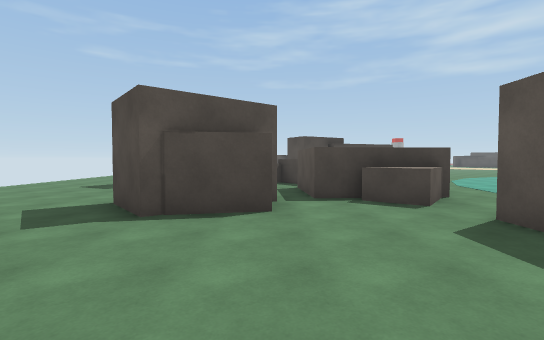
[1] (above)

20 first-person views from a walk through a Unity game level. The camera is 1.5 m above the floor, tilts 2° down and sees 85° across. The floor is counted in squares, 2 m on a side. Each view is taken from the middle of a square. On the plan, view 1 faces up. The plan holds only what a view shows up to about 10 squares ahead; the rest is blank. The place goes on beyond the plan.

[2]
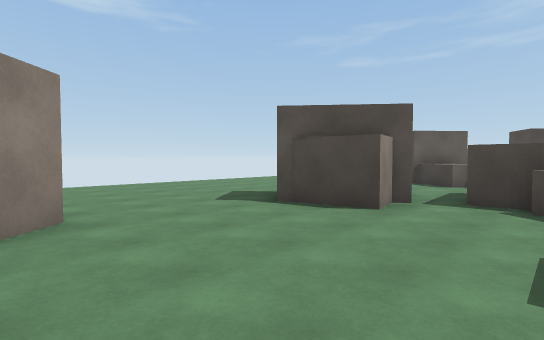

[3]
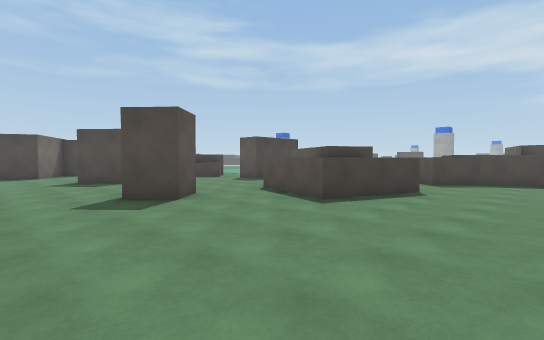

[4]
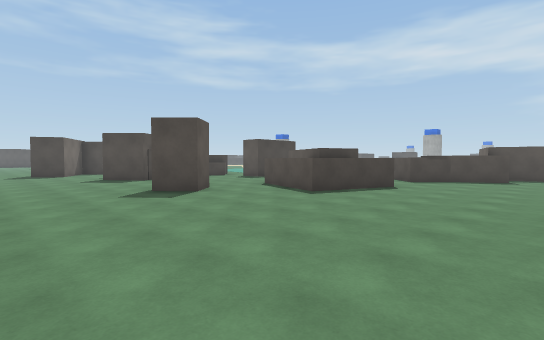

[5]
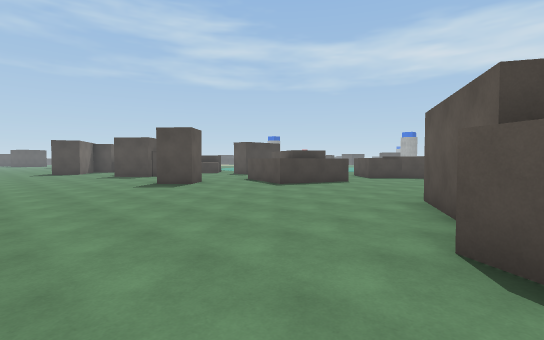

[6]
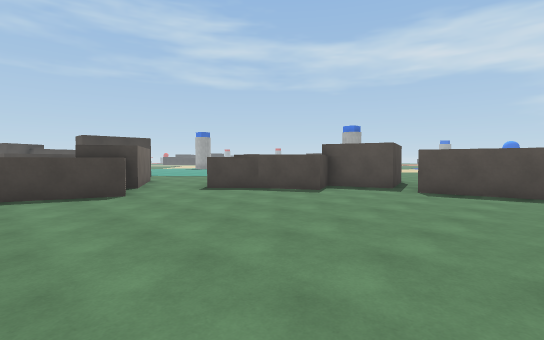

[7]
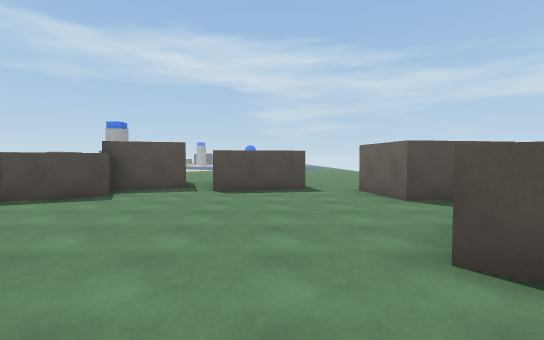

[8]
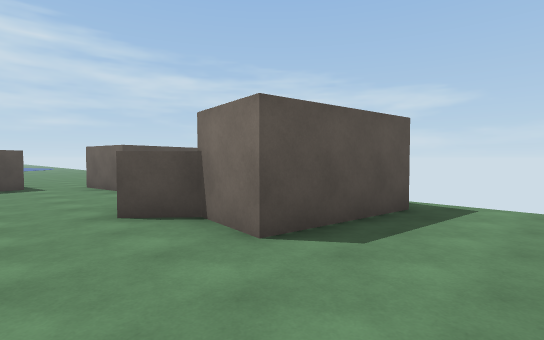

[9]
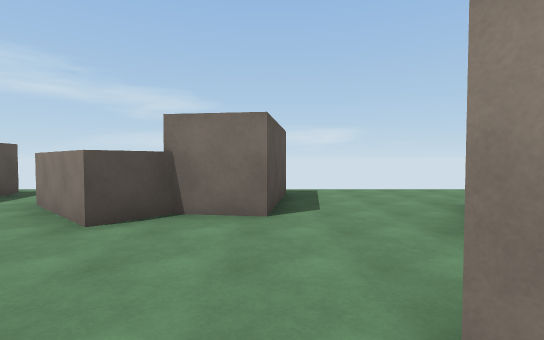

[10]
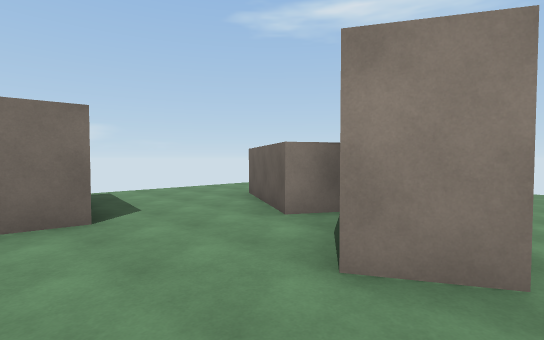

[11]
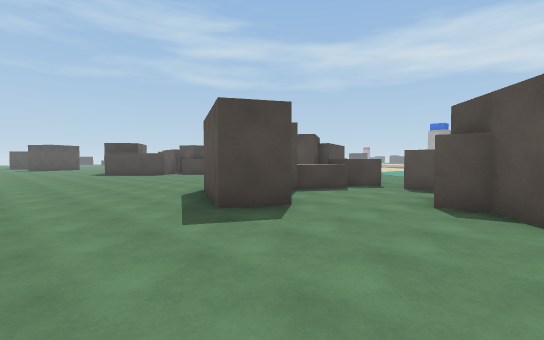

[12]
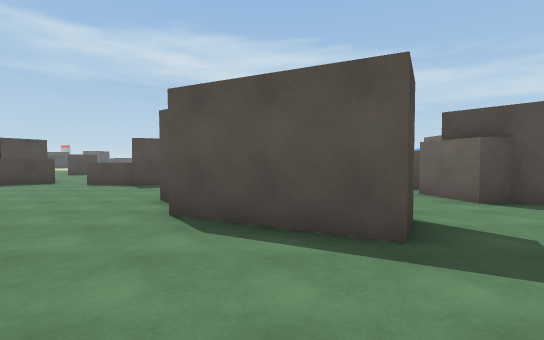

[13]
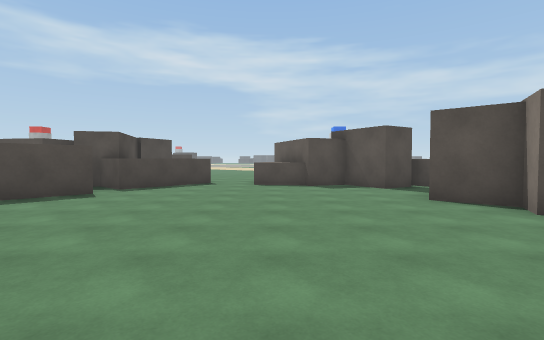

[14]
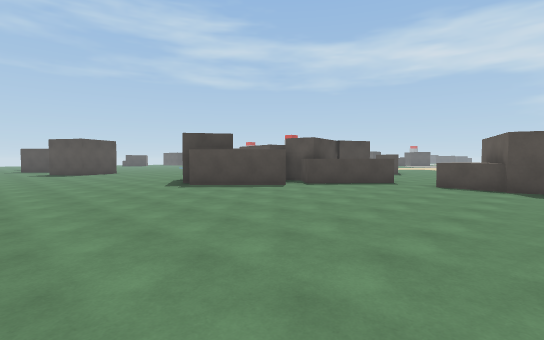

[15]
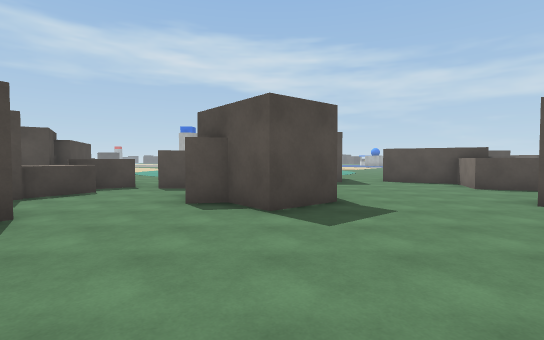

[16]
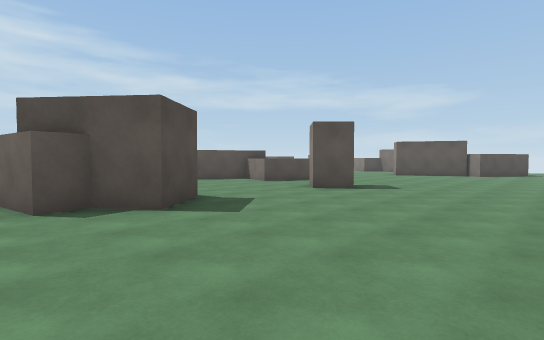

[17]
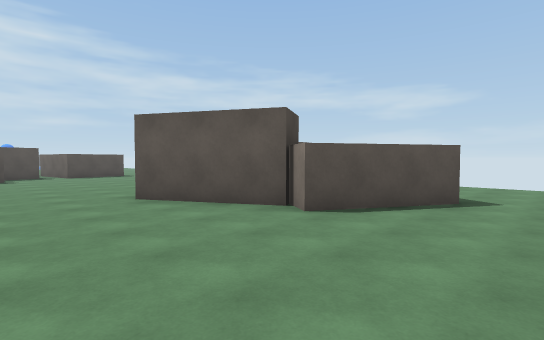

[18]
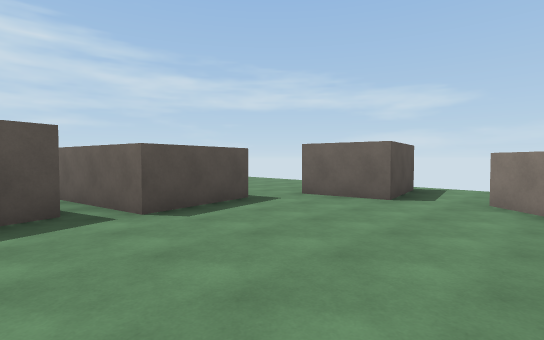

[19]
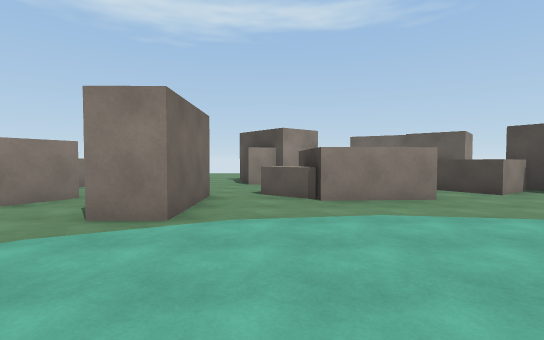

[20]
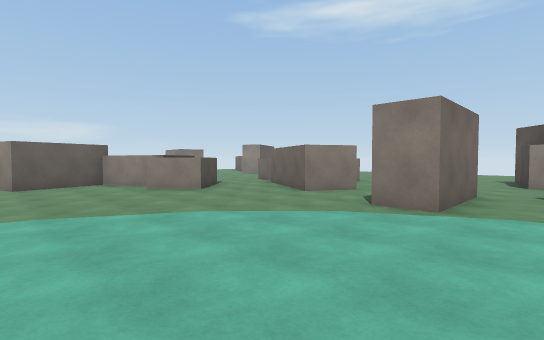

### Floor plan
Points are (right, up) in squares from view 1. A wall is a line through its corners. A room is listed if a view was taken in it or the views show most of it. See-through windows are left out.
Room 1 (views 1, 2, 3, 4, 5, 6, 7, 8, 9, 10, 11, 12, 13, 14, 15, 16, 17, 18)
walls: (-1.7, 3.8) (-2.7, 5) (-1.8, 5.8) (-2, 6.5) (-0.4, 6.8); (-0.2, 5.2) (0, 4.3) (-1.5, 4); (-0.3, 5.9) (0.1, 5.3); (2.8, 2.6) (2.8, 3.7); (1.8, -1.4) (3, 1); (-3.3, 8.2) (-4.4, 8.8) (-3, 11.4) (-2.4, 11.1) (-1.4, 12.2); (3.5, -1.2) (3, -2.1); (3.5, 5.9) (0.8, 5.7) (0.7, 8); (3.5, 6.1) (2.5, 4.8) (1.6, 5.5); (2.2, -3.6) (-0.4, -2.7) (0.5, -0.2) (2.2, -0.7); (1.1, 8.7) (0.2, 10); (0.1, 9.5) (-0.2, 9) (-1.4, 9.8); (1.1, 10.6) (1.6, 10.9); (2.7, 9.9) (1.6, 9.1); (-0.2, 11.1) (-1.4, 9.7); (5.3, -4.3) (4.3, -3.2); (2.3, 11.3) (2.2, 11.7) (1.2, 11.1) (0.6, 12.1) (1.8, 12.8) (1.5, 14) (4, 14.9); (-3.8, -8.6) (-1.2, -7.1) (-0.7, -8.1); (-2.7, -9.3) (-2, -9.7) (-3.4, -12.1); (7.4, -5) (6, -5.7) (5, -3.7); (1.6, 14) (1.9, 15.6); (-5.8, -10.9) (-4.3, -8.4) (-3.6, -8.8); (10, -6.1) (7.7, -6.8) (7.2, -5.1); (7.5, -9.9) (7.1, -7.6) (9.8, -7.1); (2.6, 16.9) (0.4, 18.8) (1.3, 19.8); (-0.3, -13.7) (0.1, -10.9) (1.4, -11.1) (2.1, -10.3) (4, -11.9); (-0.5, 18.9) (-2.1, 20.5); (1.4, 19.2) (1.2, 20.1); (5.7, -13.8) (5.3, -11.4) (7.3, -11.1)
ways out: opening at (2.5, 9.5) to room 2; opening at (2.5, 16) to room 2; opening at (3, 2) to room 2; opening at (3, 4.5) to room 2; opening at (4, -2.5) to room 2; opening at (7.5, -10.5) to room 2; gap at (10, -7) to room 2; opening at (4.5, -12.5)
objects: other object (-3, 0) to (-2, 0)
Room 2 (views 19, 20)
walls: (7.3, -4.9) (9.4, -4.2) (9.6, -4.8); (2.8, 3.7) (5.3, 3.7) (5.3, 2.7); (3.1, 1.2) (4.4, 0.5) (3.5, -1.2); (3.4, 8.2) (3.5, 6.1); (5, -3.7) (6.3, -2.9) (7.4, -5); (4.3, -3.2) (5.9, -1.7) (6.9, -2.7); (1.8, 11.2) (2.7, 9.9)
ways out: opening at (2.5, 9.5) to room 1; opening at (2.5, 16) to room 1; opening at (3, 2) to room 1; opening at (3, 4.5) to room 1; opening at (4, -2.5) to room 1; opening at (7.5, -10.5) to room 1; gap at (10, -7) to room 1; opening at (6.5, -14)

Where each view was taken, in squares from view 1:
view 1: 0 up, 0 right, facing up
view 2: 0 up, 2 right, facing up-left
view 3: 6 down, 5 left, facing up-right
view 4: 7 down, 6 left, facing up-right
view 5: 9 down, 7 left, facing up-right
view 6: 10 down, 0 right, facing up-right
view 7: 9 down, 0 right, facing right
view 8: 9 down, 2 left, facing down-right
view 9: 7 down, 0 right, facing down
view 10: 7 down, 1 right, facing down-left
view 11: 5 up, 7 left, facing up-right
view 12: 10 up, 7 left, facing right
view 13: 15 up, 7 left, facing right
view 14: 13 up, 7 left, facing up-right
view 15: 5 up, 7 left, facing right
view 16: 7 up, 7 left, facing down-right
view 17: 5 down, 7 left, facing down-right
view 18: 6 down, 3 right, facing down-right
view 19: 5 up, 9 right, facing left
view 20: 5 up, 10 right, facing down-left
